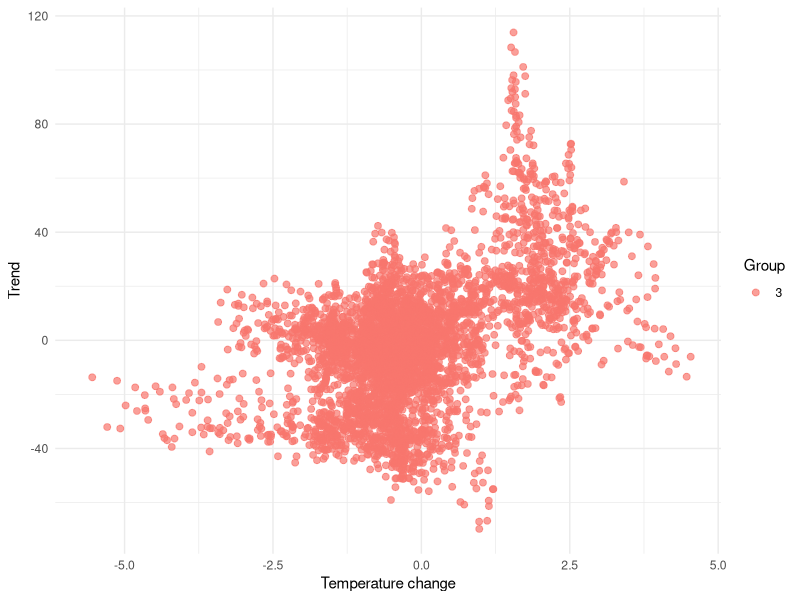
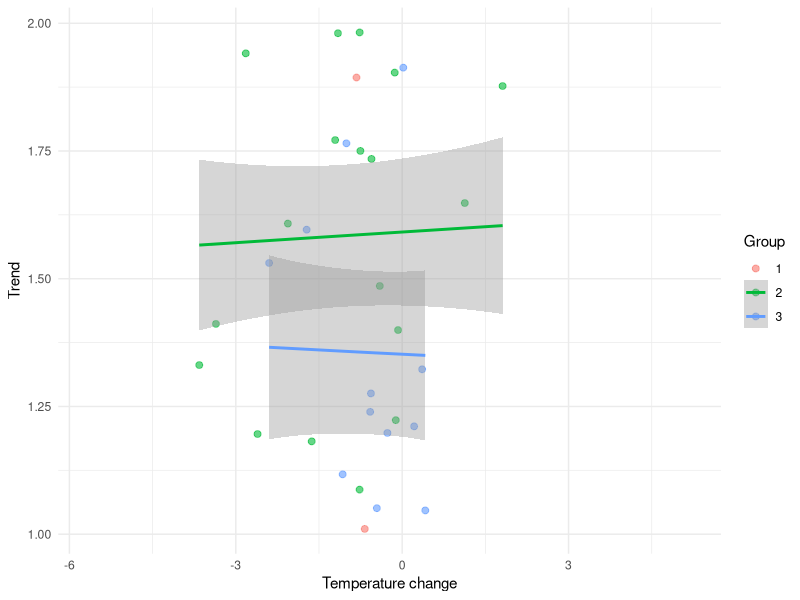
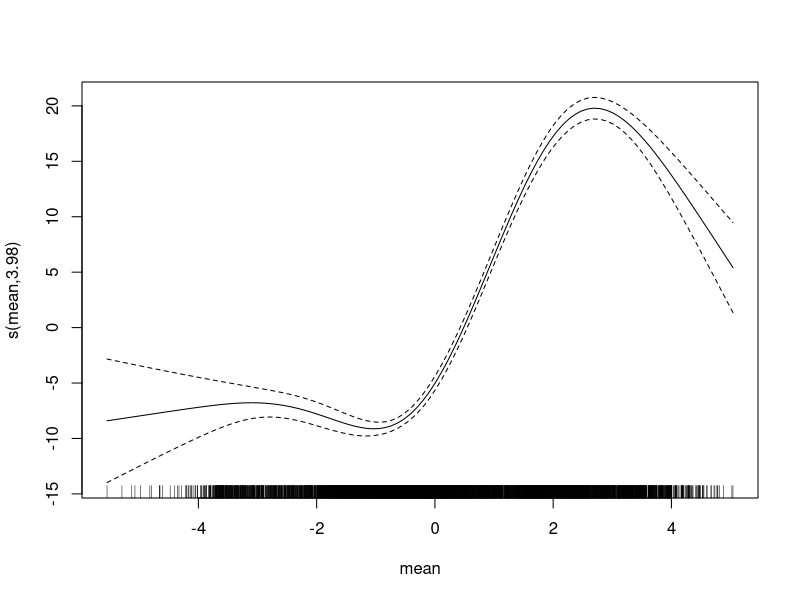
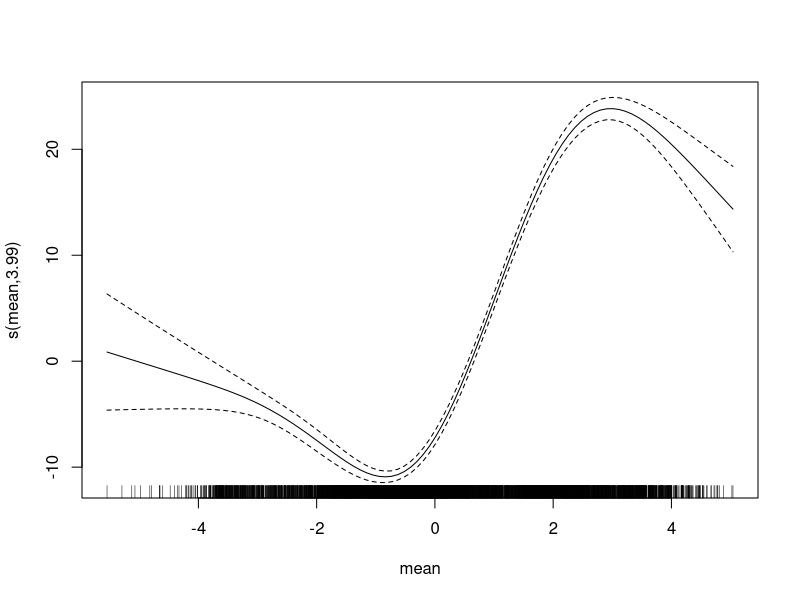
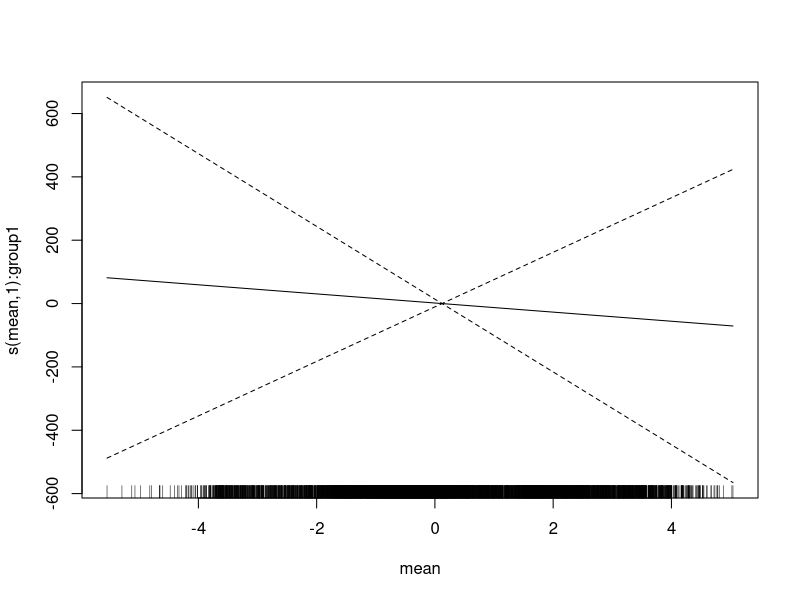
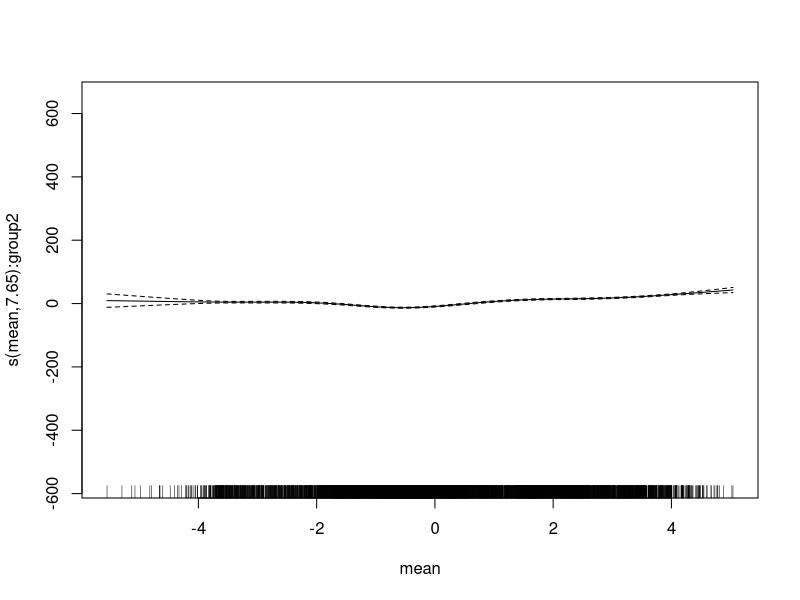
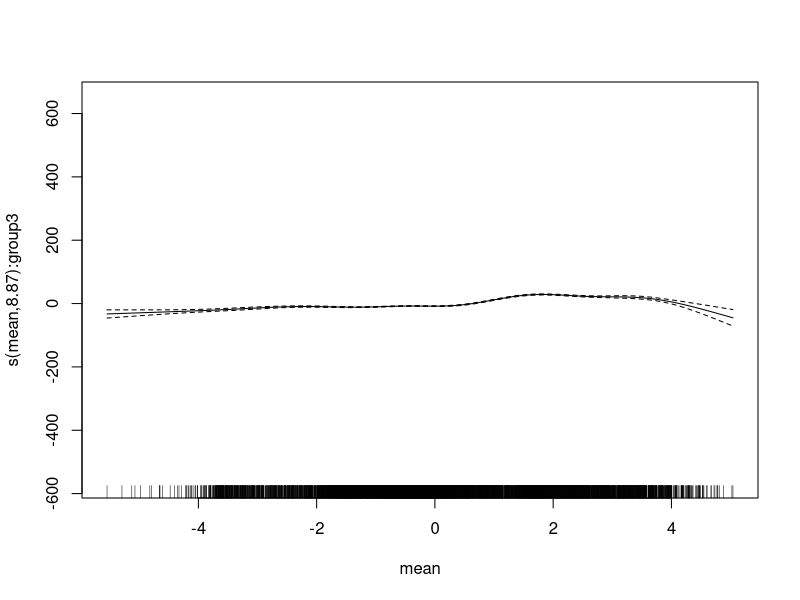

Recreate these plots in R, in order. (Note: this script raises an error after producing the figures.)
## ---- chunk 1
knitr::opts_chunk$set(echo = TRUE)
## ---- chunk 2
library(ggplot2)
library(tidyverse)
library(terra)
## ---- chunk 3
data <- read.csv("prelim_data.csv")
data$group <- factor(data$group)
## ---- chunk 4
data <- read.csv("prelim_data.csv")
data$group <- as.factor(data$group)

ggplot(data %>% filter(group==3), aes(x = mean, y = abd_trend, color=group)) +
  geom_point(size = 2, alpha = 0.7) +
  theme_minimal() +
  labs(x = "Temperature change", y = "Trend", color = "Group")

# Add smooths (nonparametric loess just for visualization)
ggplot(data, aes(x = mean, y = lc_cropland, color = group)) +
  geom_point(size = 2, alpha = 0.6) +
  geom_smooth(method = "gam", se = TRUE) +
  theme_minimal() +
  labs(x = "Temperature change", y = "Trend", color = "Group")

## ---- chunk 5
data.no1 <- data %>% filter(group!=1)
#only lost like 20 points! So, yeah, not great...
## ---- chunk 6
library(mgcv)
#s() is allowing the temperature to vary across space, spatially varying effect approach
m.test <- gam(abd_trend ~ s(mean, k = 5), data=data)
summary(m.test)
plot(m.test)
#could already be removing one of the three categories, because it's a factor it's already
m <- gam(abd_trend ~ s(mean, k = 5) + group, data = data)
summary(m)
plot(m)
#this is smoothing each group separately
m2 <- gam(abd_trend ~ s(mean, by = group, k = 10) + group, data = data)
summary(m2)
plot(m2)

#projection for lat and long might be problematic, the dimensions change as they get more towards the poles
m2 <- gam(abd_trend ~ s(mean, by = group, k = 10) + group + s(lat) + s(long), data = data)
summary(m2)
